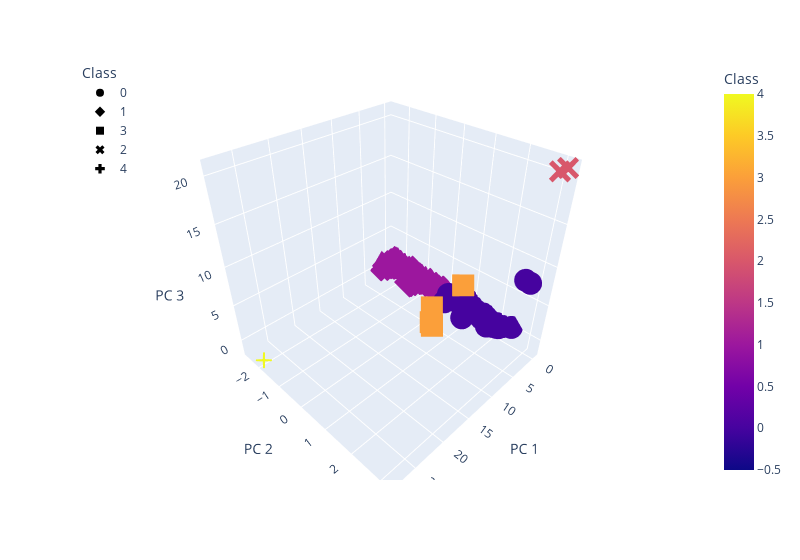

The notebook cell saved with this chart:
### Code cell
# Create a 3D scatter plot 

fig = px.scatter_3d(
    clustered_df,
    x="PC 1",
    y="PC 2",
    z="PC 3",
    color="Class",
    symbol="Class",
    width=800,
    hover_name="CoinName",
    hover_data=["Algorithm"]
)
fig.update_layout(legend=dict(x=0, y=1))
fig.show()

### Figure 1 — Plotly figure (JSON) as saved in the notebook; plotly's stock layout.template omitted (floating-point values rounded to 4 significant figures; data arrays with more than 128 entries replaced by an {"elided": "..."} marker saying what was removed)
{"data": [{"customdata": {"elided": "280x1 str values"}, "hovertemplate": "<b>%{hovertext}</b><br><br>Class=%{marker.color}<br>PC 1=%{x}<br>PC 2=%{y}<br>PC 3=%{z}<br>Algorithm=%{customdata[0]}<extra></extra>", "hovertext": {"elided": "280 str values"}, "legendgroup": "0", "marker": {"color": {"elided": "280 int values"}, "coloraxis": "coloraxis", "symbol": "circle"}, "mode": "markers", "name": "0", "scene": "scene", "showlegend": true, "type": "scatter3d", "x": {"elided": "280 float values"}, "y": {"elided": "280 float values"}, "z": {"elided": "280 float values"}}, {"customdata": {"elided": "240x1 str values"}, "hovertemplate": "<b>%{hovertext}</b><br><br>Class=%{marker.color}<br>PC 1=%{x}<br>PC 2=%{y}<br>PC 3=%{z}<br>Algorithm=%{customdata[0]}<extra></extra>", "hovertext": {"elided": "240 str values"}, "legendgroup": "1", "marker": {"color": {"elided": "240 int values"}, "coloraxis": "coloraxis", "symbol": "diamond"}, "mode": "markers", "name": "1", "scene": "scene", "showlegend": true, "type": "scatter3d", "x": {"elided": "240 float values"}, "y": {"elided": "240 float values"}, "z": {"elided": "240 float values"}}, {"customdata": [["DPoS"], ["VeChainThor Authority"], ["DPoS"], ["Semux BFT consensus"], ["DPoS"], ["DPoS"], ["DPoS"], ["DPoS"], ["SHA-256"]], "hovertemplate": "<b>%{hovertext}</b><br><br>Class=%{marker.color}<br>PC 1=%{x}<br>PC 2=%{y}<br>PC 3=%{z}<br>Algorithm=%{customdata[0]}<extra></extra>", "hovertext": ["ARK", "Vechain", "Lamden Tau", "Semux", "ALAX", "Lisk", "EOS", "Oxycoin", "ZEPHYR"], "legendgroup": "3", "marker": {"color": [3, 3, 3, 3, 3, 3, 3, 3, 3], "coloraxis": "coloraxis", "symbol": "square"}, "mode": "markers", "name": "3", "scene": "scene", "showlegend": true, "type": "scatter3d", "x": [6.69, 5.602, 6.692, 6.947, 6.701, 6.69, 6.701, 6.702, 3.934], "y": [0.5436, 1.428, 0.5434, 0.6358, 0.5425, 0.5436, 0.5425, 0.5423, 0.09934], "z": [-0.147, 6.661, -0.1471, -0.3772, -0.1475, -0.147, -0.1475, -0.1476, -0.1524]}, {"customdata": [["Proof-of-Authority"], ["Leased POS"]], "hovertemplate": "<b>%{hovertext}</b><br><br>Class=%{marker.color}<br>PC 1=%{x}<br>PC 2=%{y}<br>PC 3=%{z}<br>Algorithm=%{customdata[0]}<extra></extra>", "hovertext": ["Poa Network", "Waves"], "legendgroup": "2", "marker": {"color": [2, 2], "coloraxis": "coloraxis", "symbol": "x"}, "mode": "markers", "name": "2", "scene": "scene", "showlegend": true, "type": "scatter3d", "x": [0.09963, -0.1177], "y": [3.005, 3.16], "z": [20.4, 20.86]}, {"customdata": [["TRC10"]], "hovertemplate": "<b>%{hovertext}</b><br><br>Class=%{marker.color}<br>PC 1=%{x}<br>PC 2=%{y}<br>PC 3=%{z}<br>Algorithm=%{customdata[0]}<extra></extra>", "hovertext": ["BitTorrent"], "legendgroup": "4", "marker": {"color": [4], "coloraxis": "coloraxis", "symbol": "cross"}, "mode": "markers", "name": "4", "scene": "scene", "showlegend": true, "type": "scatter3d", "x": [28.11], "y": [-1.992], "z": [-1.521]}], "layout": {"coloraxis": {"colorbar": {"title": {"text": "Class"}}, "colorscale": [[0, "#0d0887"], [0.1111, "#46039f"], [0.2222, "#7201a8"], [0.3333, "#9c179e"], [0.4444, "#bd3786"], [0.5556, "#d8576b"], [0.6667, "#ed7953"], [0.7778, "#fb9f3a"], [0.8889, "#fdca26"], [1, "#f0f921"]]}, "legend": {"title": {"text": "Class"}, "tracegroupgap": 0, "x": 0, "y": 1}, "margin": {"t": 60}, "scene": {"domain": {"x": [0, 1], "y": [0, 1]}, "xaxis": {"title": {"text": "PC 1"}}, "yaxis": {"title": {"text": "PC 2"}}, "zaxis": {"title": {"text": "PC 3"}}}, "width": 800}}
